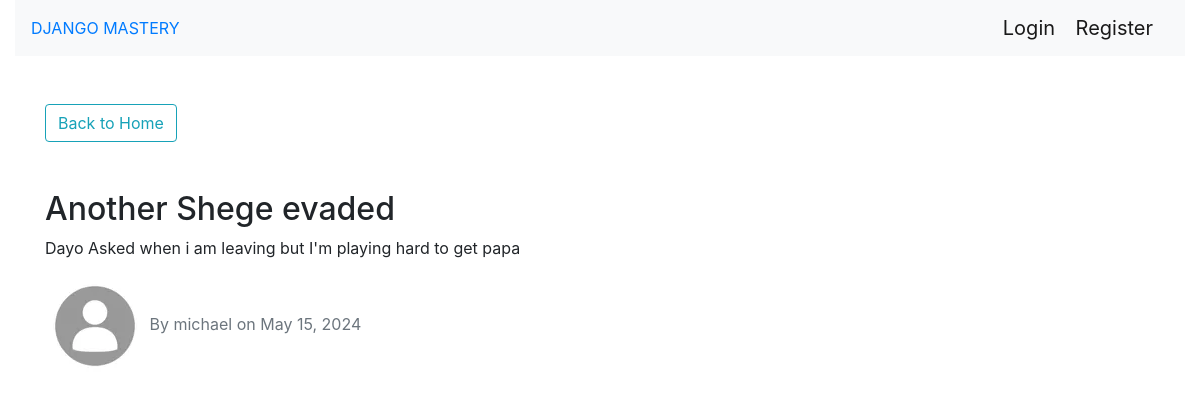
/blog/post/3/, run on the app's committed database.
### blog/models.py (models this page shows, shortened)
class Post(models.Model):
    title = models.CharField(max_length=100)
    content = models.TextField()
    date_posted = models.DateTimeField(default=timezone.now) #auto_now=True
    author = models.ForeignKey(User, on_delete=models.CASCADE)

### users/models.py (models this page shows, shortened)
class Profile(models.Model):
    user = models.OneToOneField(User, on_delete=models.CASCADE)
    image = models.ImageField(default="default.jpg", upload_to="profile_pics")

### blog/views.py (the view)
# urls.py: path('post/<int:pk>/', PostDetailView.as_view(), name="post-detail"),
class PostDetailView(DetailView):
    model = Post
    template_name = 'blog/pages/post_detail.html'

### blog/templates/blog/pages/post_detail.html (shortened to what this page needs)
{% extends "blog/base.html" %} {% block content %}
<a href="{% url "blog-home" %}">
  <button class="btn btn-outline-info" type="submit">
    Back to Home
  </button>
</a>
<div class="mt-5">
  <h2>{{object.title}}</h2>
  <p>{{object.content}}</p>
  <div>
    <img
      class="rounded-circle"
      src="{{ post.author.profile.image.url }}"
      alt=""
    />
    <span class="text-muted"
      >By {{ object.author }} on {{ object.date_posted|date:"F d, Y" }}</span
    >
</div>
{% endblock content %}

### data on the page
Post: title "Another Shege evaded", content "Dayo Asked when i am leaving but I'm playing hard to get papa", author.profile.image (placeholder picture), author "michael", date_posted "May 15, 2024"
